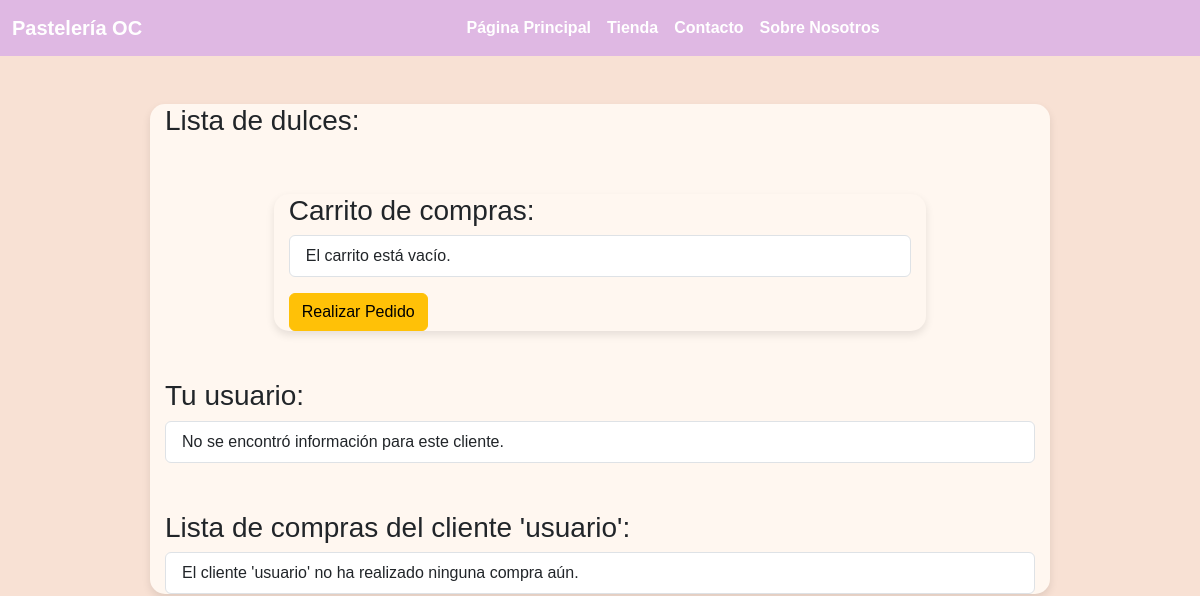
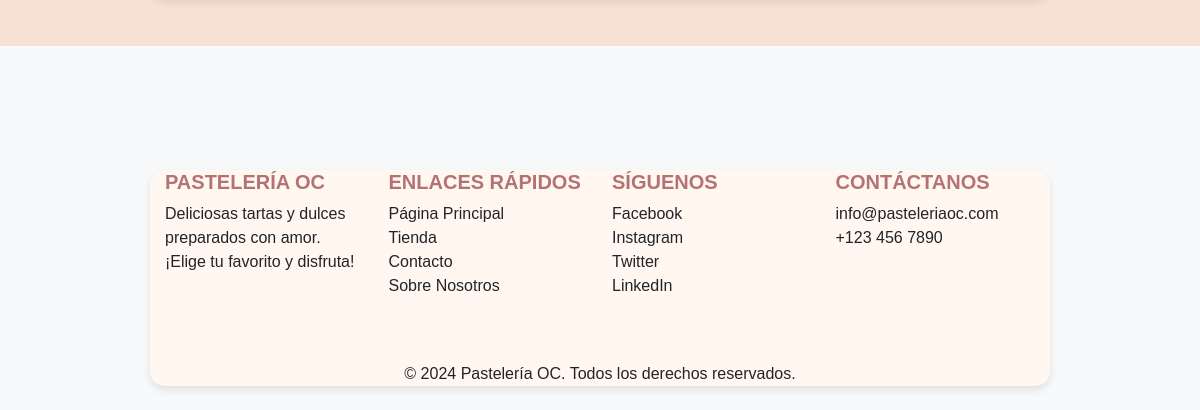
/tienda.php (signed in), run on an earlier commit of the app's database (2 pictures, top to bottom).
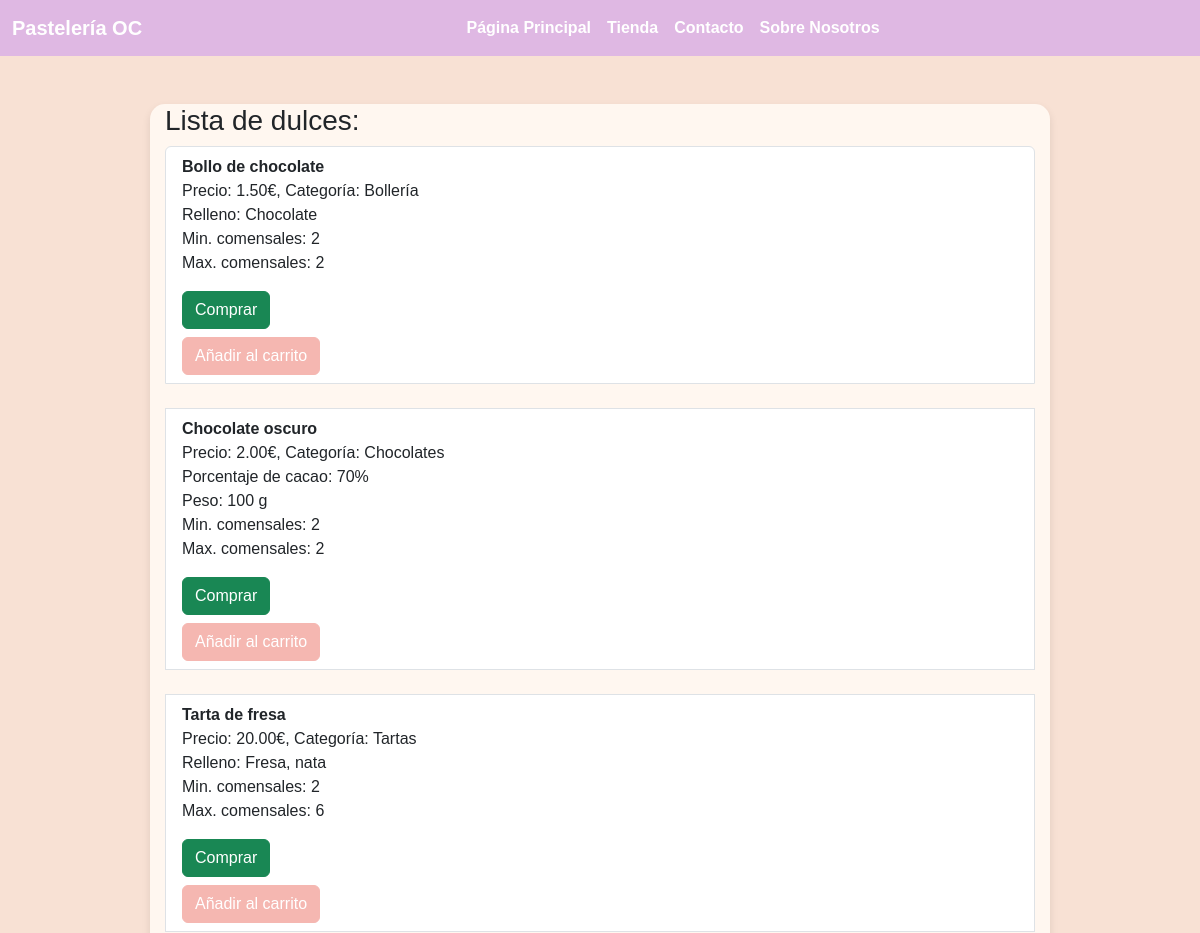
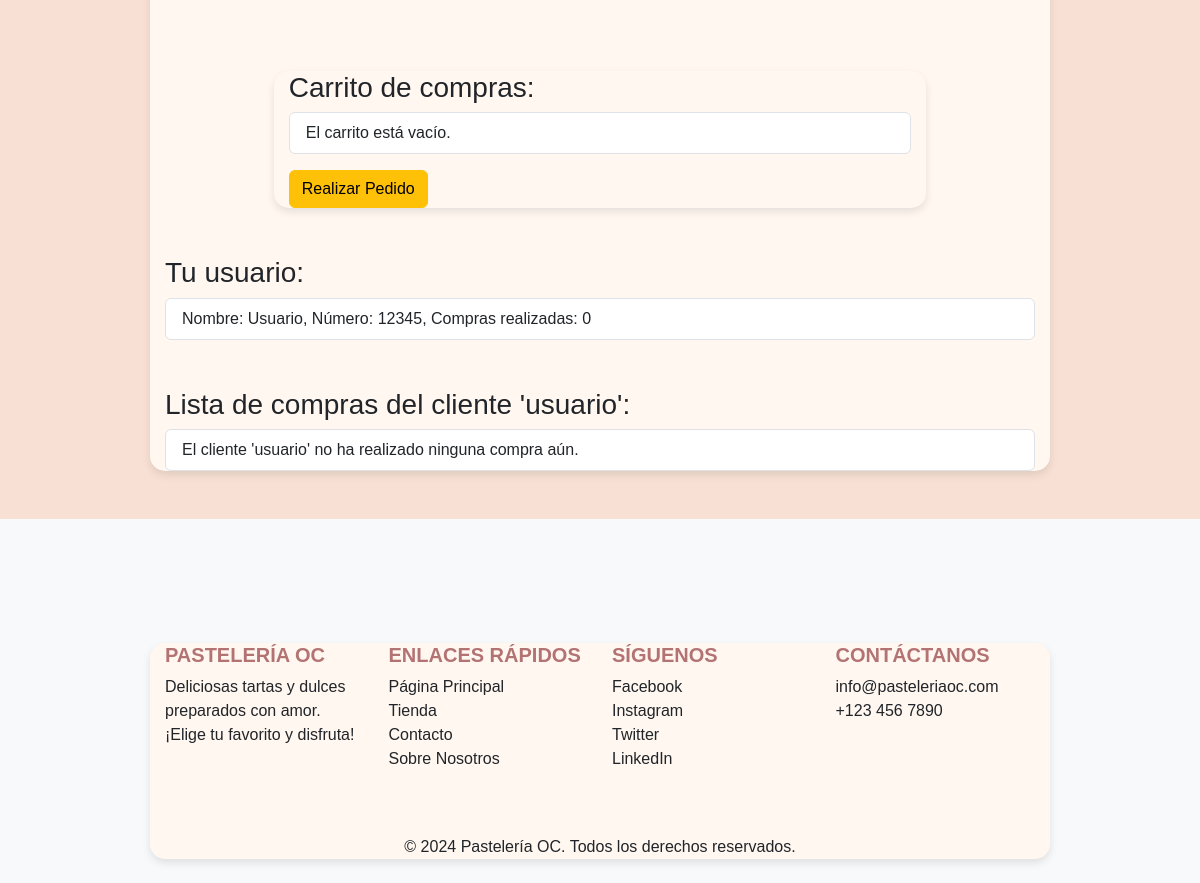
And on a later commit of the database (2 pictures, top to bottom).
### tables this page shows
CREATE TABLE IF NOT EXISTS dulces (
    id INT AUTO_INCREMENT PRIMARY KEY,
    nombre VARCHAR(255) NOT NULL,
    precio DECIMAL(10, 2) NOT NULL,
    categoria ENUM('Bollería', 'Chocolates', 'Tartas') NOT NULL,
    relleno TEXT,
    porcentaje_cacao INT,
    peso INT,
    min_comensales INT DEFAULT 2,
    max_comensales INT DEFAULT 2
);

CREATE TABLE IF NOT EXISTS clientes (
    id INT AUTO_INCREMENT PRIMARY KEY,
    nombre VARCHAR(255) NOT NULL,
    numero VARCHAR(15) NOT NULL UNIQUE,
    num_pedidos INT DEFAULT 0
);

### src/Cliente.php (called while the page is built, shortened)
<?php
class Cliente
{
    private int $numPedidosEfectuados = 0;
    public function __construct(
        private string $nombre,
        private string $numero,
        int $numPedidosEfectuados = 0
    ) {
        $this->numPedidosEfectuados = $numPedidosEfectuados;
    }
    public function getNombre(): string
    {
        return $this->nombre;
    }
    public function getNumero(): string
    {
        return $this->numero;
    }
    public function getNumPedidosEfectuados(): int
    {
        return $this->numPedidosEfectuados;
    }
    public static function obtenerClientePorNumero(PDO $pdo, string $numero): ?Cliente
    {
        $sql = "SELECT * FROM clientes WHERE numero = :numero";
        $stmt = $pdo->prepare($sql);
        $stmt->execute([':numero' => $numero]);
        $row = $stmt->fetch(PDO::FETCH_ASSOC);
        if ($row) {
            return new Cliente($row['nombre'], $row['numero'], $row['num_pedidos']);
        }
        return null;
    }
}

### public/tienda.php (the view, shortened to what the changed rows need)
<?php
$pdo = DB::getConnection();
?>
<!DOCTYPE html>
<html lang="es">
<head>
    <link href="https://cdn.jsdelivr.net/npm/bootstrap@5.3.2/dist/css/bootstrap.min.css" rel="stylesheet">
    <link rel="stylesheet" href="css/styles.css">
</head>
<body>
    <div class="container mt-5">
        <div class="list-group">
            <?php
            $sql = "SELECT * FROM dulces";
            $stmt = $pdo->prepare($sql);
            $stmt->execute();
            $dulces = $stmt->fetchAll(PDO::FETCH_ASSOC);
            foreach ($dulces as $dulce) {
                echo "<div class='list-group-item list-group-item-action'>";
                echo "<strong>{$dulce['nombre']}</strong><br>";
                echo "Precio: {$dulce['precio']}€, Categoría: {$dulce['categoria']}<br>";
                if (!empty($dulce['relleno'])) {
                    echo "Relleno: {$dulce['relleno']}<br>";
                }
                if (isset($dulce['porcentaje_cacao'])) {
                    echo "Porcentaje de cacao: {$dulce['porcentaje_cacao']}%<br>";
                }
                if (isset($dulce['peso'])) {
                    echo "Peso: {$dulce['peso']} g<br>";
                }
                if (isset($dulce['min_comensales'])) {
                    echo "Min. comensales: {$dulce['min_comensales']}<br>";
                }
                if (isset($dulce['max_comensales'])) {
                    echo "Max. comensales: {$dulce['max_comensales']}<br>";
                }
                echo "<form method='POST' action='' class='mt-3'>
                        <input type='hidden' name='dulce_id' value='{$dulce['id']}'>
                        <button type='submit' class='btn btn-success'>Comprar</button>
                      </form>";
                echo "<button class='btn btn-primary btn-añadir-carrito mt-2'
                        data-id='{$dulce['id']}'
                        data-nombre='{$dulce['nombre']}'
                        data-precio='{$dulce['precio']}'>Añadir al carrito</button>";
                echo "</div><br>";
            }
            ?>
            <div class="container mt-5">
                <h3>Carrito de compras:</h3>
                <ul id="carrito-lista" class="list-group">
                </ul>
                <button id="btn-realizar-pedido" class="btn btn-warning mt-3">Realizar Pedido</button>
            </div>
        </div>
        <div class="list-group">
            <?php
            require_once '../src/Cliente.php';
            $numeroCliente = '12345';
            $cliente = Cliente::obtenerClientePorNumero($pdo, $numeroCliente);
            if ($cliente) {
                echo "<div class='list-group-item'>";
                echo "Nombre: {$cliente->getNombre()}, Número: {$cliente->getNumero()}, Compras realizadas: {$cliente->getNumPedidosEfectuados()}<br>";
                echo "</div>";
            } else {
                echo "<div class='list-group-item'>No se encontró información para este cliente.</div>";
            }
            ?>
        </div>
    </div>
</body>
</html>

What changed in the data, as far as the page shows it:
added dulces: nombre "Bollo de chocolate", precio "1.50", categoria "Bollería", relleno "Chocolate", min_comensales "2", max_comensales "2"
added dulces: nombre "Chocolate oscuro", precio "2.00", categoria "Chocolates", porcentaje_cacao "70", peso "100", min_comensales "2", max_comensales "2"
added dulces: nombre "Tarta de fresa", precio "20.00", categoria "Tartas", relleno "Fresa, nata", min_comensales "2", max_comensales "6"
added clientes: nombre "Usuario", numero "12345", num_pedidos "0"
Also different on the page:
text no longer shown: "No se encontró información para este cliente."
text now shown: "Nombre: , Número: , Compras realizadas:"
